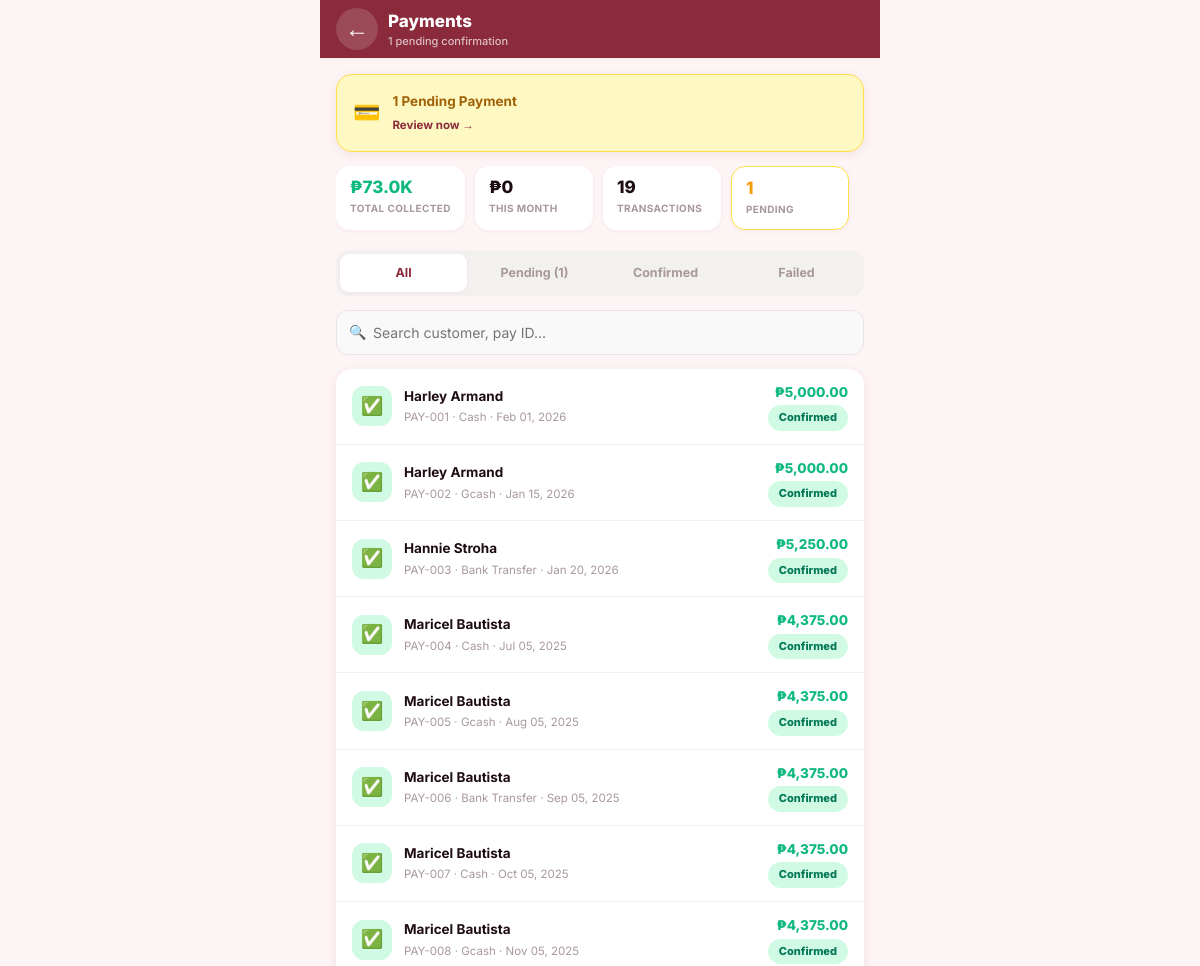
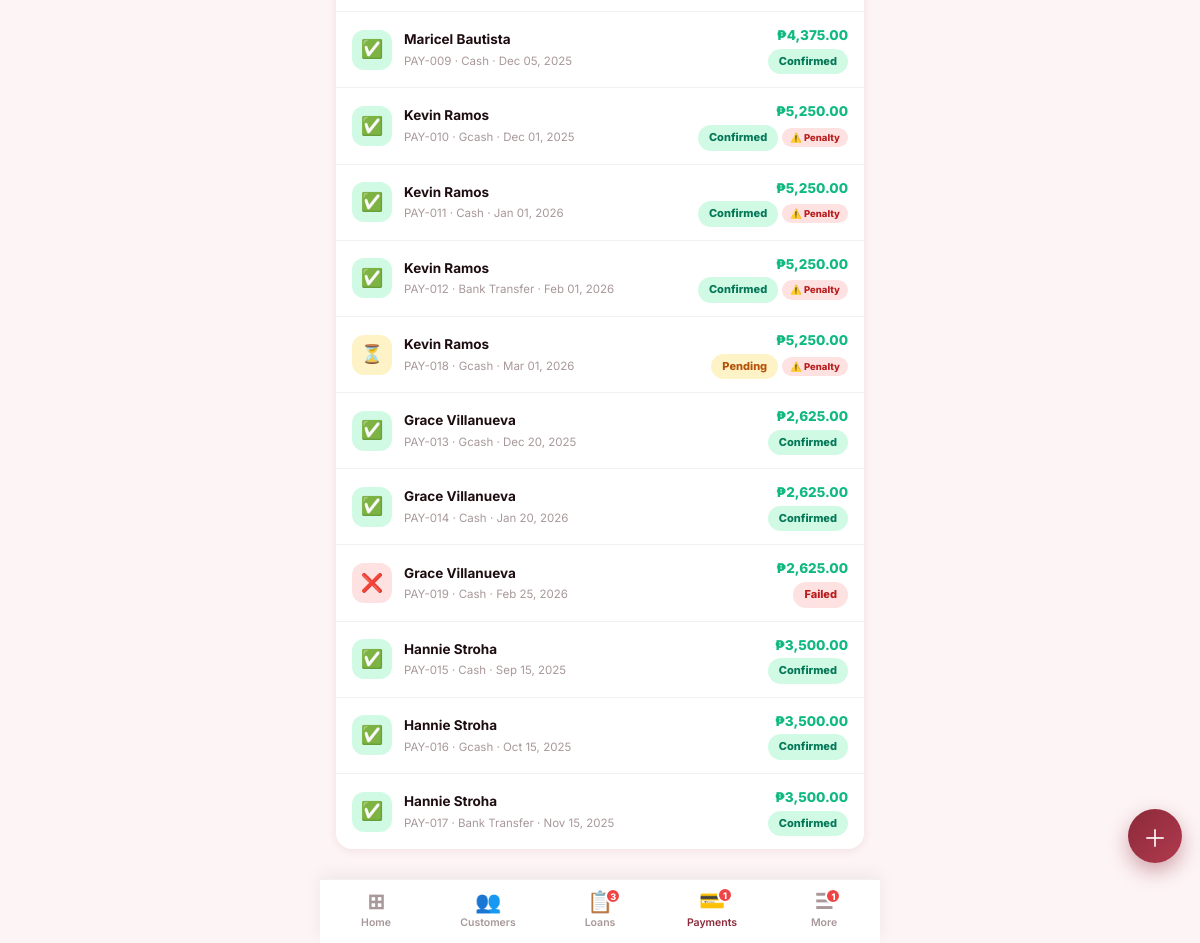
Screenshot of /admin_payments.php (signed in) with the database file from the repository (2 pictures, top to bottom).
### tables this page shows
CREATE TABLE IF NOT EXISTS payments (
    id INT AUTO_INCREMENT PRIMARY KEY,
    payment_id VARCHAR(20) UNIQUE,
    loan_id INT NOT NULL,
    customer_id INT NOT NULL,
    amount DECIMAL(15,2) NOT NULL,
    payment_method ENUM('cash','gcash','bank_transfer','bank','cash_collection','check') DEFAULT 'cash',
    payment_date DATE NOT NULL,
    status ENUM('pending','confirmed','failed') DEFAULT 'pending',
    received_by INT,
    notes TEXT,
    created_at TIMESTAMP DEFAULT CURRENT_TIMESTAMP,
    FOREIGN KEY (loan_id) REFERENCES loans(id),
    FOREIGN KEY (customer_id) REFERENCES users(id)
);

CREATE TABLE IF NOT EXISTS users (
    id INT AUTO_INCREMENT PRIMARY KEY,
    full_name VARCHAR(100) NOT NULL,
    email VARCHAR(100) UNIQUE NOT NULL,
    phone VARCHAR(20),
    password VARCHAR(255) NOT NULL,
    role ENUM('admin','customer') DEFAULT 'customer',
    status ENUM('active','inactive','suspended') DEFAULT 'active',
    avatar VARCHAR(255),
    address TEXT,
    reset_token VARCHAR(64) NULL,
    reset_token_expires DATETIME NULL,
    deleted_at DATETIME NULL DEFAULT NULL,  
    created_at TIMESTAMP DEFAULT CURRENT_TIMESTAMP,
    updated_at TIMESTAMP DEFAULT CURRENT_TIMESTAMP ON UPDATE CURRENT_TIMESTAMP
);

### admin_payments.php (the view, shortened to what this page needs)
<?php
require_once 'config.php';
$filter_loan = $_GET['loan'] ?? '';
$filter_stat = $_GET['status'] ?? '';
$search      = trim($_GET['q'] ?? '');
$total_collected  = (float)($conn->query("SELECT SUM(amount) s FROM payments WHERE status='confirmed'")->fetch_assoc()['s'] ?? 0);
$month_collected  = (float)($conn->query("SELECT SUM(amount) s FROM payments WHERE status='confirmed' AND MONTH(payment_date)=MONTH(CURDATE()) AND YEAR(payment_date)=YEAR(CURDATE())")->fetch_assoc()['s'] ?? 0);
$total_txns       = (int)($conn->query("SELECT COUNT(*) c FROM payments")->fetch_assoc()['c'] ?? 0);
$pending_count    = (int)($conn->query("SELECT COUNT(*) c FROM payments WHERE status='pending'")->fetch_assoc()['c'] ?? 0);
$where = "WHERE 1";
$payments_result = $conn->query("
    SELECT p.*, u.full_name, u.email, la.app_id, l.outstanding_balance AS bal_after,
           l.loan_amount, l.id AS loan_db_id
    FROM payments p
    JOIN users u ON p.customer_id = u.id
    JOIN loans  l ON p.loan_id    = l.id
    JOIN loan_applications la ON l.application_id = la.id
    $where
    ORDER BY p.created_at DESC
");
$customers_with_penalties = [];
$pen_res = $conn->query("SELECT DISTINCT customer_id FROM penalties WHERE status='pending'");
if ($pen_res) { while ($pr = $pen_res->fetch_assoc()) $customers_with_penalties[(int)$pr['customer_id']] = true; }
?>
<!DOCTYPE html>
<html lang="en">
<head>
  <link rel="stylesheet" href="shared.css"/>
  <link rel="stylesheet" href="mobile-app.css"/>
</head>
<body class="app-shell">
  <header class="app-bar maroon">
    <a href="admin_dashboard.php" class="app-bar-back">←</a>
    <div style="flex:1;min-width:0;">
      <div class="app-bar-title">Payments</div>
      <div class="app-bar-sub"><?= $pending_count ?> pending confirmation</div>
    </div>
  </header>
  <main class="app-screen">
    <?php if ($pending_count > 0): ?>
    <div class="app-card" style="background:#fef9c3;border:1.5px solid #fde047;display:flex;align-items:center;gap:12px;">
      <span style="font-size:22px;">💳</span>
      <div style="flex:1;">
        <div style="font-weight:700;font-size:13.5px;color:#a16207;"><?= $pending_count ?> Pending Payment<?= $pending_count>1?'s':'' ?></div>
        <a href="?status=pending" style="font-size:11.5px;color:var(--maroon);font-weight:700;">Review now →</a>
      </div>
    </div>
    <?php endif; ?>
    <div class="stat-chip-row">
      <div class="stat-chip"><div class="stat-chip-val" style="color:#10b981;">₱<?= number_format($total_collected/1000,1) ?>K</div><div class="stat-chip-label">Total Collected</div></div>
      <div class="stat-chip"><div class="stat-chip-val">₱<?= number_format($month_collected,0) ?></div><div class="stat-chip-label">This Month</div></div>
      <div class="stat-chip"><div class="stat-chip-val"><?= $total_txns ?></div><div class="stat-chip-label">Transactions</div></div>
      <div class="stat-chip" style="<?= $pending_count>0?'border:1.5px solid #fde047;':'' ?>"><div class="stat-chip-val" style="color:<?= $pending_count>0?'#f59e0b':'inherit' ?>;"><?= $pending_count ?></div><div class="stat-chip-label">Pending</div></div>
    </div>
    <div class="seg-tabs">
      <a href="?<?= $filter_loan?'loan='.$filter_loan.'&':'' ?>" class="seg-tab <?= !$filter_stat?'active':'' ?>">All</a>
      <a href="?<?= $filter_loan?'loan='.$filter_loan.'&':'' ?>status=pending"   class="seg-tab <?= $filter_stat==='pending'?'active':'' ?>">Pending (<?= $pending_count ?>)</a>
      <a href="?<?= $filter_loan?'loan='.$filter_loan.'&':'' ?>status=confirmed" class="seg-tab <?= $filter_stat==='confirmed'?'active':'' ?>">Confirmed</a>
      <a href="?<?= $filter_loan?'loan='.$filter_loan.'&':'' ?>status=failed"    class="seg-tab <?= $filter_stat==='failed'?'active':'' ?>">Failed</a>
    </div>
    <form method="GET" style="display:flex;gap:8px;margin-bottom:14px;">
      <div style="position:relative;flex:1;">
        <span style="position:absolute;left:13px;top:50%;transform:translateY(-50%);font-size:14px;color:var(--gray-400);">🔍</span>
        <input type="text" name="q" value="<?= htmlspecialchars($search) ?>" placeholder="Search customer, pay ID…" class="app-input" style="padding-left:36px;"/>
      </div>
    </form>
    <div class="app-card-flat">
      <?php if (!$payments_result || $payments_result->num_rows === 0): ?>
        <div class="app-empty">
          <div class="app-empty-icon">💳</div>
          <div class="app-empty-title"><?= $search ? 'No matches found' : 'No payment records yet' ?></div>
        </div>
      <?php else: while($row = $payments_result->fetch_assoc()): ?>
        <a href="javascript:void(0)" class="app-list-item" onclick='viewPayment(<?= json_encode($row, JSON_HEX_APOS|JSON_HEX_QUOT) ?>)'>
          <div class="app-list-icon" style="background:<?= $row['status']==='confirmed'?'#d1fae5':($row['status']==='pending'?'#fef3c7':'#fee2e2') ?>;">
            <?= $row['status']==='confirmed'?'✅':($row['status']==='pending'?'⏳':'❌') ?>
          </div>
          <div class="app-list-body">
            <div class="app-list-title"><?= htmlspecialchars($row['full_name']) ?></div>
            <div class="app-list-sub"><?= htmlspecialchars($row['payment_id']) ?> · <?= ucwords(str_replace('_',' ',$row['payment_method'])) ?> · <?= date('M d, Y', strtotime($row['payment_date'])) ?></div>
          </div>
          <div class="app-list-end">
            <div class="app-list-amount" style="color:#10b981;">₱<?= number_format($row['amount'],2) ?></div>
            <span class="pill <?= $row['status'] ?>" style="margin-top:2px;"><?= ucfirst($row['status']) ?></span>
            <?php if (isset($customers_with_penalties[(int)$row['customer_id']])): ?>
              <span title="This customer has an unpaid penalty" style="display:inline-flex;align-items:center;gap:3px;margin-top:4px;padding:2px 8px;background:#fee2e2;color:#b91c1c;border-radius:100px;font-size:9.5px;font-weight:800;">⚠️ Penalty</span>
            <?php endif; ?>
          </div>
        </a>
      <?php endwhile; endif; ?>
    </div>
  </main>
  <button class="app-fab" onclick="openSheet('recordSheet')">＋</button>
  <?php include 'admin_tabbar.php'; ?>
</body>
</html>

### shared.css (style rules this page uses)
:root { --maroon: #8B2A3A; --maroon-dark: #6e1f2d; --maroon-deep: #4a1020; --maroon-light: #b03a4e; --maroon-pale: #fdf0f2; --maroon-muted: #f0c8ce; --maroon-soft: #e8aab4; --sidebar-bg: #2c0f18; --sidebar-hover: #3d1520; --bg-page: #fdf4f5; --bg-card: #ffffff; --bg-input: #ffffff; --white: #ffffff; --gray-50: #faf9f9; --gray-100: #f3f0f0; --gray-200: #e8e2e3; --gray-300: #d5ccce; --gray-400: #a89899; --gray-600: #6b5c5f; --text-dark: #1e0d10; --text-medium: #4a3538; --text-light: #7a6365; --shadow-xs: 0 1px 4px rgba(139,42,58,.06); --shadow-sm: 0 2px 10px rgba(139,42,58,.09); --shadow-md: 0 4px 22px rgba(139,42,58,.13); --shadow-lg: 0 8px 40px rgba(139,42,58,.17); --shadow-xl: 0 16px 60px rgba(139,42,58,.22); --radius-xs: 4px; --radius-sm: 8px; --radius-md: 14px; --radius-lg: 20px; --radius-full: 100px; --status-active: #10b981; --status-pending: #f59e0b; --status-rejected: #ef4444; --status-verified: #3b82f6; --status-completed: #8b5cf6; --sidebar-width: 250px; --header-height: 60px; --bottom-nav-height: 62px; }
*, *::before, *::after { margin:0; padding:0; box-sizing:border-box; }
html { scroll-behavior:smooth; }
body { font-family:'Inter',Arial,sans-serif; background:var(--bg-page); color:var(--text-dark); font-size:14px; line-height:1.6; -webkit-font-smoothing:antialiased; }
a { text-decoration:none; color:inherit; }
input,button,select,textarea { font-family:'Inter',Arial,sans-serif; }

### rows the page displays
payments: customer.full_name "Harley Armand", payment "PAY-001", payment_method "Cash", payment_date "Feb 01, 2026", amount "5,000.00", status "Confirmed"
payments: customer.full_name "Harley Armand", payment "PAY-002", payment_method "Gcash", payment_date "Jan 15, 2026", amount "5,000.00", status "Confirmed"
payments: customer.full_name "Hannie Stroha", payment "PAY-003", payment_method "Bank Transfer", payment_date "Jan 20, 2026", amount "5,250.00", status "Confirmed"
payments: customer.full_name "Maricel Bautista", payment "PAY-004", payment_method "Cash", payment_date "Jul 05, 2025", amount "4,375.00", status "Confirmed"
payments: customer.full_name "Maricel Bautista", payment "PAY-005", payment_method "Gcash", payment_date "Aug 05, 2025", amount "4,375.00", status "Confirmed"
payments: customer.full_name "Maricel Bautista", payment "PAY-006", payment_method "Bank Transfer", payment_date "Sep 05, 2025", amount "4,375.00", status "Confirmed"
payments: customer.full_name "Maricel Bautista", payment "PAY-007", payment_method "Cash", payment_date "Oct 05, 2025", amount "4,375.00", status "Confirmed"
payments: customer.full_name "Maricel Bautista", payment "PAY-008", payment_method "Gcash", payment_date "Nov 05, 2025", amount "4,375.00", status "Confirmed"
payments: customer.full_name "Maricel Bautista", payment "PAY-009", payment_method "Cash", payment_date "Dec 05, 2025", amount "4,375.00", status "Confirmed"
payments: customer.full_name "Kevin Ramos", payment "PAY-010", payment_method "Gcash", payment_date "Dec 01, 2025", amount "5,250.00", status "Confirmed", shows "⚠️ Penalty"
payments: customer.full_name "Kevin Ramos", payment "PAY-011", payment_method "Cash", payment_date "Jan 01, 2026", amount "5,250.00", status "Confirmed", shows "⚠️ Penalty"
payments: customer.full_name "Kevin Ramos", payment "PAY-012", payment_method "Bank Transfer", payment_date "Feb 01, 2026", amount "5,250.00", status "Confirmed", shows "⚠️ Penalty"
payments: customer.full_name "Kevin Ramos", payment "PAY-018", payment_method "Gcash", payment_date "Mar 01, 2026", amount "5,250.00", status "Pending", shows "⚠️ Penalty"
payments: customer.full_name "Grace Villanueva", payment "PAY-013", payment_method "Gcash", payment_date "Dec 20, 2025", amount "2,625.00", status "Confirmed"
payments: customer.full_name "Grace Villanueva", payment "PAY-014", payment_method "Cash", payment_date "Jan 20, 2026", amount "2,625.00", status "Confirmed"
payments: customer.full_name "Grace Villanueva", payment "PAY-019", payment_method "Cash", payment_date "Feb 25, 2026", amount "2,625.00", status "Failed"
payments: customer.full_name "Hannie Stroha", payment "PAY-015", payment_method "Cash", payment_date "Sep 15, 2025", amount "3,500.00", status "Confirmed"
payments: customer.full_name "Hannie Stroha", payment "PAY-016", payment_method "Gcash", payment_date "Oct 15, 2025", amount "3,500.00", status "Confirmed"
payments: customer.full_name "Hannie Stroha", payment "PAY-017", payment_method "Bank Transfer", payment_date "Nov 15, 2025", amount "3,500.00", status "Confirmed"

### other values shown
$pending_count "1"
$total_collected/1000 "73.0"
$month_collected "0"
$total_txns "19"
min($_tb_new_apps,9) "3"
min($_tb_pend_pays,9) "1"
min($_tb_more_badge,9) "1"
